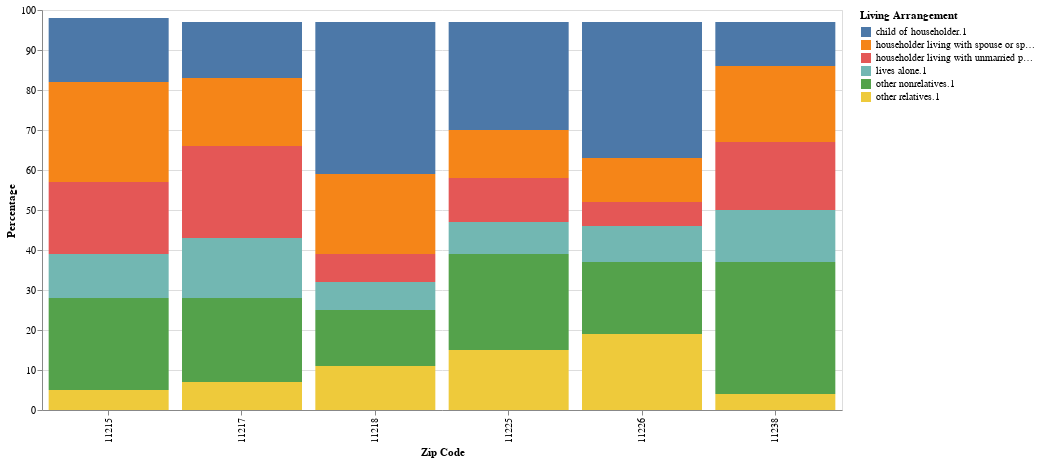

The code cell stored with this chart in its notebook:
### Code cell
melted = pd.melt(df_acs_selected_zipcodes_percent, id_vars='zipcode', value_vars=living_arrangements_cols, var_name='living_arrangement', value_name='percentage')

# Create the stacked bar chart
chart = alt.Chart(melted).mark_bar().encode(
    x=alt.X('zipcode:N', axis=alt.Axis(title='Zip Code')),
    y=alt.Y('percentage:Q', axis=alt.Axis(title='Percentage')),
    color=alt.Color('living_arrangement:N', legend=alt.Legend(title='Living Arrangement')),
    tooltip=['zipcode', 'living_arrangement', 'percentage']
).properties(
    width=800,
    height=400
)

# Display the chart
chart

### Figure 1 — Vega-Lite specification as saved in the notebook (floating-point values rounded to 4 significant figures)
{"config": {"view": {"continuousWidth": 300, "continuousHeight": 300}}, "data": {"name": "data-f23d0102fb0919c6db4ebd3dc913e827"}, "mark": {"type": "bar"}, "encoding": {"color": {"field": "living_arrangement", "legend": {"title": "Living Arrangement"}, "type": "nominal"}, "tooltip": [{"field": "zipcode", "type": "nominal"}, {"field": "living_arrangement", "type": "nominal"}, {"field": "percentage", "type": "quantitative"}], "x": {"axis": {"title": "Zip Code"}, "field": "zipcode", "type": "nominal"}, "y": {"axis": {"title": "Percentage"}, "field": "percentage", "type": "quantitative"}}, "height": 400, "width": 800, "$schema": "https://vega.github.io/schema/vega-lite/v5.8.0.json", "datasets": {"data-f23d0102fb0919c6db4ebd3dc913e827": [{"zipcode": "11215", "living_arrangement": "lives alone.1", "percentage": 11}, {"zipcode": "11217", "living_arrangement": "lives alone.1", "percentage": 15}, {"zipcode": "11218", "living_arrangement": "lives alone.1", "percentage": 7}, {"zipcode": "11225", "living_arrangement": "lives alone.1", "percentage": 8}, {"zipcode": "11226", "living_arrangement": "lives alone.1", "percentage": 9}, {"zipcode": "11238", "living_arrangement": "lives alone.1", "percentage": 13}, {"zipcode": "11215", "living_arrangement": "householder living with spouse or spouse of householder.1", "percentage": 25}, {"zipcode": "11217", "living_arrangement": "householder living with spouse or spouse of householder.1", "percentage": 17}, {"zipcode": "11218", "living_arrangement": "householder living with spouse or spouse of householder.1", "percentage": 20}, {"zipcode": "11225", "living_arrangement": "householder living with spouse or spouse of householder.1", "percentage": 12}, {"zipcode": "11226", "living_arrangement": "householder living with spouse or spouse of householder.1", "percentage": 11}, {"zipcode": "11238", "living_arrangement": "householder living with spouse or spouse of householder.1", "percentage": 19}, {"zipcode": "11215", "living_arrangement": "householder living with unmarried partner or unmarried partner of householder.1", "percentage": 18}, {"zipcode": "11217", "living_arrangement": "householder living with unmarried partner or unmarried partner of householder.1", "percentage": 23}, {"zipcode": "11218", "living_arrangement": "householder living with unmarried partner or unmarried partner of householder.1", "percentage": 7}, {"zipcode": "11225", "living_arrangement": "householder living with unmarried partner or unmarried partner of householder.1", "percentage": 11}, {"zipcode": "11226", "living_arrangement": "householder living with unmarried partner or unmarried partner of householder.1", "percentage": 6}, {"zipcode": "11238", "living_arrangement": "householder living with unmarried partner or unmarried partner of householder.1", "percentage": 17}, {"zipcode": "11215", "living_arrangement": "child of householder.1", "percentage": 16}, {"zipcode": "11217", "living_arrangement": "child of householder.1", "percentage": 14}, {"zipcode": "11218", "living_arrangement": "child of householder.1", "percentage": 38}, {"zipcode": "11225", "living_arrangement": "child of householder.1", "percentage": 27}, {"zipcode": "11226", "living_arrangement": "child of householder.1", "percentage": 34}, {"zipcode": "11238", "living_arrangement": "child of householder.1", "percentage": 11}, {"zipcode": "11215", "living_arrangement": "other relatives.1", "percentage": 5}, {"zipcode": "11217", "living_arrangement": "other relatives.1", "percentage": 7}, {"zipcode": "11218", "living_arrangement": "other relatives.1", "percentage": 11}, {"zipcode": "11225", "living_arrangement": "other relatives.1", "percentage": 15}, {"zipcode": "11226", "living_arrangement": "other relatives.1", "percentage": 19}, {"zipcode": "11238", "living_arrangement": "other relatives.1", "percentage": 4}, {"zipcode": "11215", "living_arrangement": "other nonrelatives.1", "percentage": 23}, {"zipcode": "11217", "living_arrangement": "other nonrelatives.1", "percentage": 21}, {"zipcode": "11218", "living_arrangement": "other nonrelatives.1", "percentage": 14}, {"zipcode": "11225", "living_arrangement": "other nonrelatives.1", "percentage": 24}, {"zipcode": "11226", "living_arrangement": "other nonrelatives.1", "percentage": 18}, {"zipcode": "11238", "living_arrangement": "other nonrelatives.1", "percentage": 33}]}}
